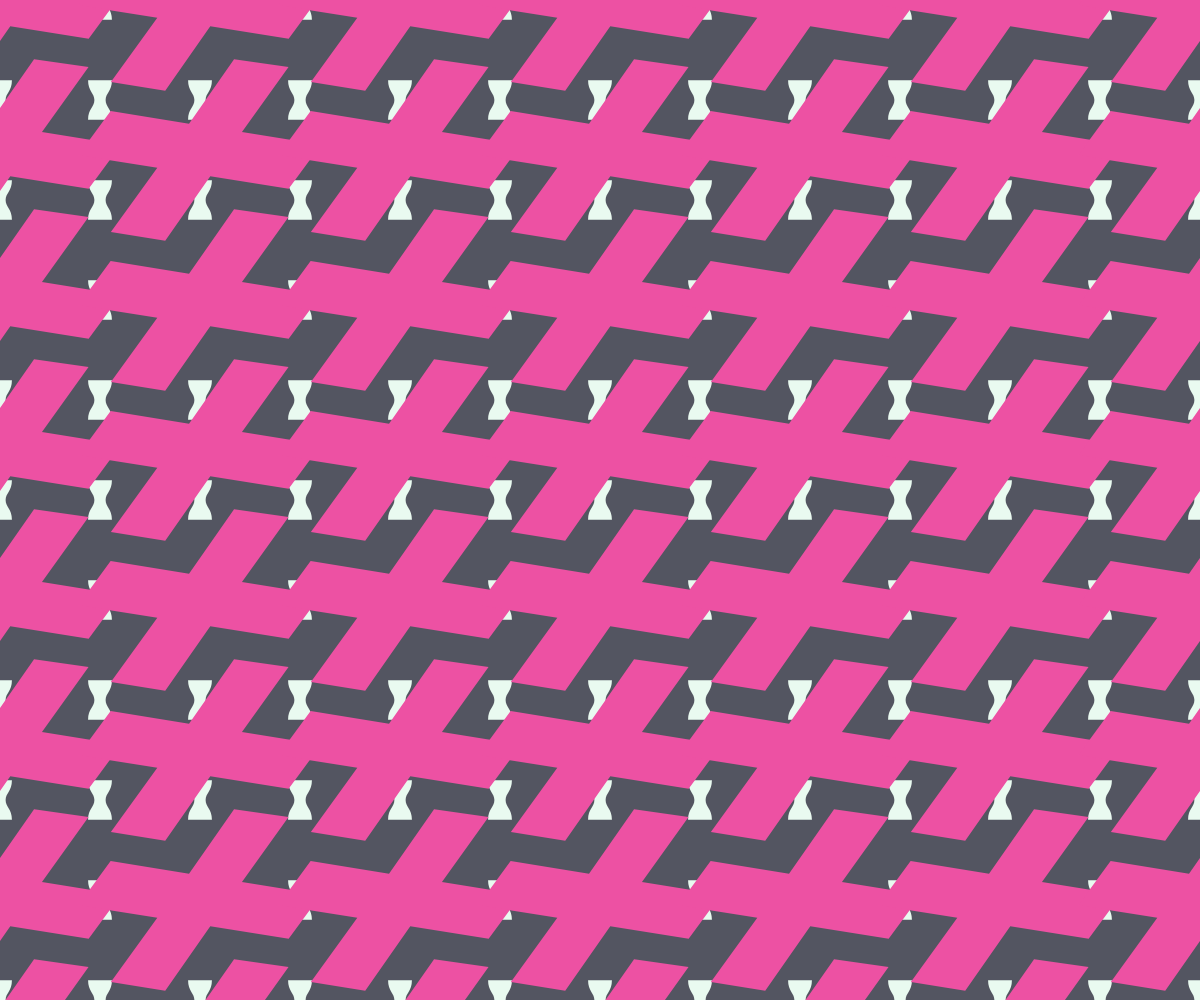
Frame 1 (no input)
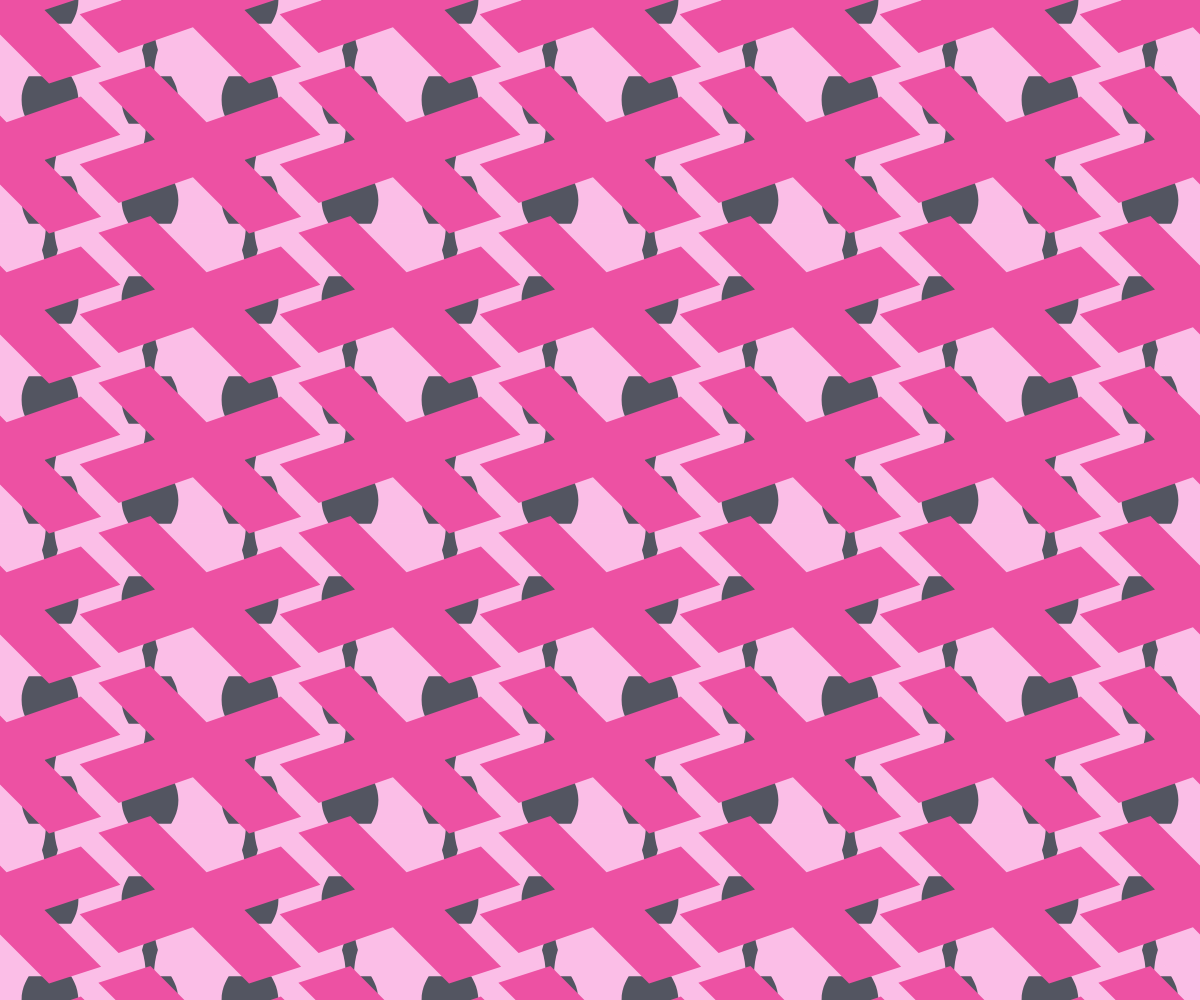
Frame 60 (no input)
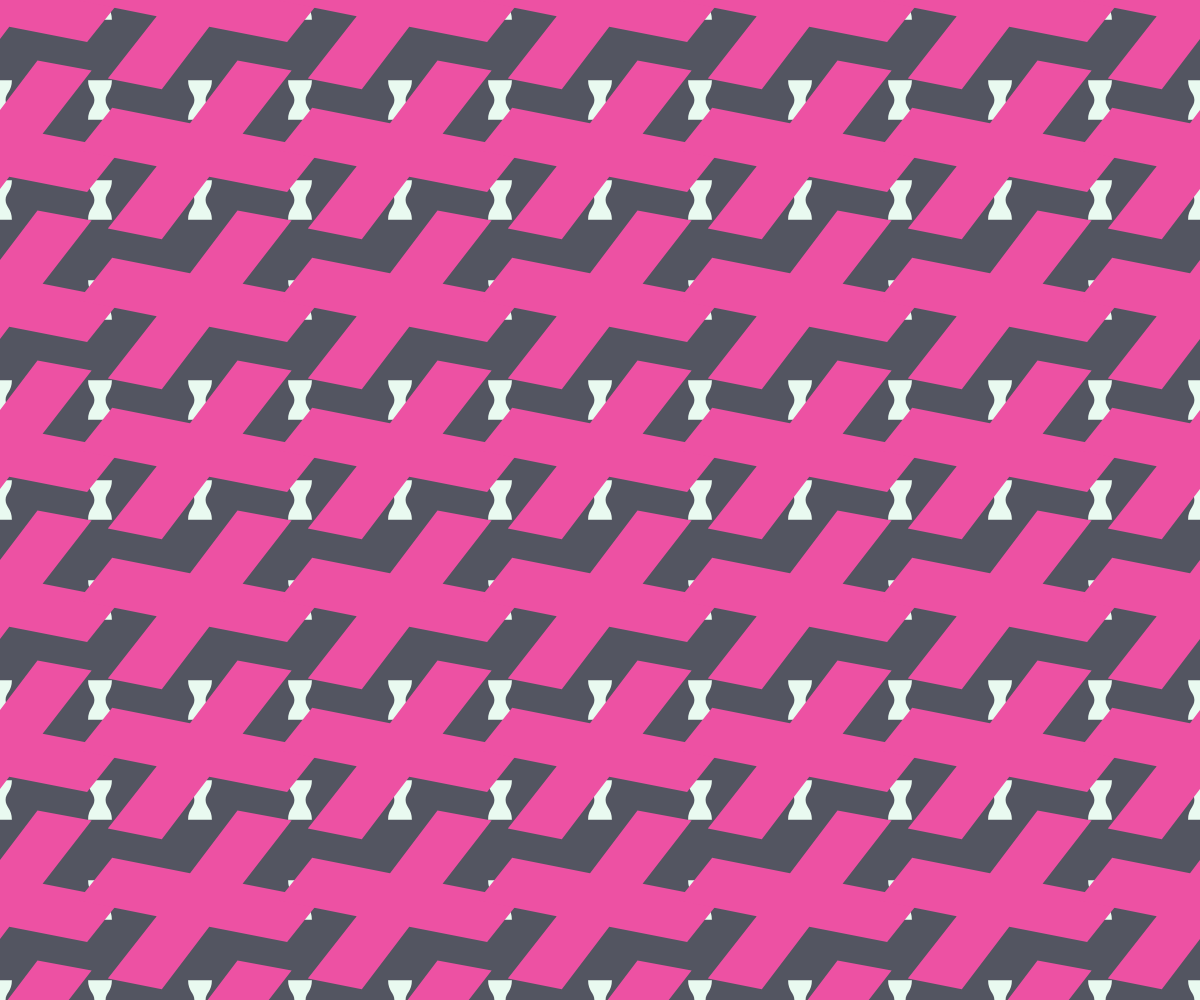
Frame 120 (the mouse pressed at the canvas centre since frame 60)

The p5.js sketch that drew these frames (run headless with seeded random() and noise() and a simulated clock; from frame 60 on, the mouse is pressed at the canvas centre):

// p5.js sketch
// ── sketch.js
// let x=200;
// let y=200;
// let startX = 200;
// let targetX = 800;
// let incr = 8;
// let dir = 1;
// let steps = 0;

// function setup() {
//   createCanvas(windowWidth, windowHeight);
//   rectMode(CENTER);
// }

// //쓰고 싶은 이징 코드를 써줌
// function easeOutCirc(x) { //0~1사이의 숫자를 넣어야함
//   return Math.sqrt( 1- Math.pow(x - 1, 2));
// }

// function draw() {
//   background(0);

//   rect(x, y, 100);

//   steps = frameCount % 100;
// // 0~1사이의 값으로 1~100 프레임을 표현하는 거임.100프레임씩 표현 그걸 이징 펑션에 집어넣고 그게 다시 위치로 나오는 거. ex 0.45넣음 > 이징 펑션에 넣으면 72%가 나올 수 있음. 같은 값이 나오는게 아님
// // 이징된 상대 위치
// // 0~1 사이의 값으로 바꿔주는 거 > normalize

// let n = norm(steps, 0, 100); //여기서 나온 n 값을 이징펑션에 넣는 거. 프레임 값을 노말라이즈 함 0~1값
// let amt = easeOutCirc(n); //v라는 값 > 처음에 설정한 200-800사이 위치 값으로 > lerp 펑션으로 바꿔줌
// x = lerp(startX, targetX, amt);
  

// }


// let x=200;
// let y=200;
// let startX = 200;
// let targetX = 800;
// let incr = 8;
// let dir = 1;
// let steps = 0;

// function setup() {
//   createCanvas(windowWidth, windowHeight);
//   rectMode(CENTER);
// }

// //쓰고 싶은 이징 코드를 써줌
// function easeInOutExpo(x) {
// return x === 0
//   ? 0
//   : x === 1
//   ? 1
//   : x < 0.5 ? Math.pow(2, 20 * x - 10) / 2
//   : (2 - Math.pow(2, -20 * x + 10)) / 2;
// }

// function draw() {
//   background(0);

//   rect(x, y, 100);

//   steps = frameCount % 200;
// // 0~1사이의 값으로 1~100 프레임을 표현하는 거임.100프레임씩 표현 그걸 이징 펑션에 집어넣고 그게 다시 위치로 나오는 거. ex 0.45넣음 > 이징 펑션에 넣으면 72%가 나올 수 있음. 같은 값이 나오는게 아님
// // 이징된 상대 위치
// // 0~1 사이의 값으로 바꿔주는 거 >
// //  normalize

// if (steps >= 0 && steps < 100) {
//   let n = norm(steps, 0, 100);
//   let amt = easeInOutExpo(n);
//   x = lerp(startX, targetX, amt);
// } else {
//   let n = norm(steps, 100, 200);
//   let amt = easeInOutExpo(n);
//   x = lerp(targetX, startX, amt);
// } 

// }


function setup() {
  createCanvas(windowWidth, windowHeight);
  colorMode(RGB);
}

function easeOutElastic(x) {
  const c4 = (2 * Math.PI) / 3;
  if (x === 0) return 0;
  if (x === 1) return 1;
  return Math.pow(2, -10 * x) * Math.sin((x * 10 - 0.75) * c4) + 1;
}

function easeInOutSine(x) {
  return -(Math.cos(Math.PI * x) - 0.5) / 2;
}

const STAR_PERIOD = 5.0;
const DROP_PERIOD = 2;

function draw() {
  background('#535561');
  noStroke();

  let elapsed = millis() / 1000;

  let dropPhase = (elapsed % DROP_PERIOD) / DROP_PERIOD;
  let dropT = dropPhase < 0.5 ? dropPhase * 2 : (1 - dropPhase) * 2;
  let eased = easeInOutSine(dropT);
  let dropScale = 0.3 + eased * 0.5;

  let r = lerp(0xED, 0xFF, eased);
  let g = lerp(0xEB, 0xAF, eased);
  let b = lerp(0xEE, 0xE5, eased);
  fill(r, g, b);

  for (let x = 0; x < width + 1000; x += 100) {
    for (let y = 0; y < height + 1000; y += 100) {
      push();
      translate(x, y);
      scale(dropScale);
      beginShape();
      vertex(-68, -113);
      bezierVertex(-68, -50, -32, -40, -32, 0);
      bezierVertex(-32, 40, -68, 50, -68, 113);
      vertex(68, 113);
      bezierVertex(68, 50, 32, 40, 32, 0);
      bezierVertex(32, -40, 68, -50, 68, -113);
      vertex(-68, -113);
      endShape();
      pop();
    }
  }

  let starPhase = (elapsed % STAR_PERIOD) / STAR_PERIOD;
  let starAngle = easeOutElastic(starPhase) * TWO_PI;

  fill('#ED51A3');
  for (let x = 0; x < width + 1000; x += 200) {
    for (let y = 0; y < height + 1000; y += 150) {
      push();
      translate(x, y);
      scale(0.55);
      rotate(starAngle);
      beginShape();
      vertex(35.1, -172.9);
      vertex(-27.3, -44.2);
      vertex(-171.6, -44.2);
      vertex(-217.1, 44.2);
      vertex(-71.5, 44.2);
      vertex(-136.5, 172.9);
      vertex(-36.4, 172.9);
      vertex(26.0, 44.2);
      vertex(170.3, 44.2);
      vertex(215.8, -44.2);
      vertex(70.2, -44.2);
      vertex(135.2, -174.2);
      endShape();
      pop();
    }
  }
}
